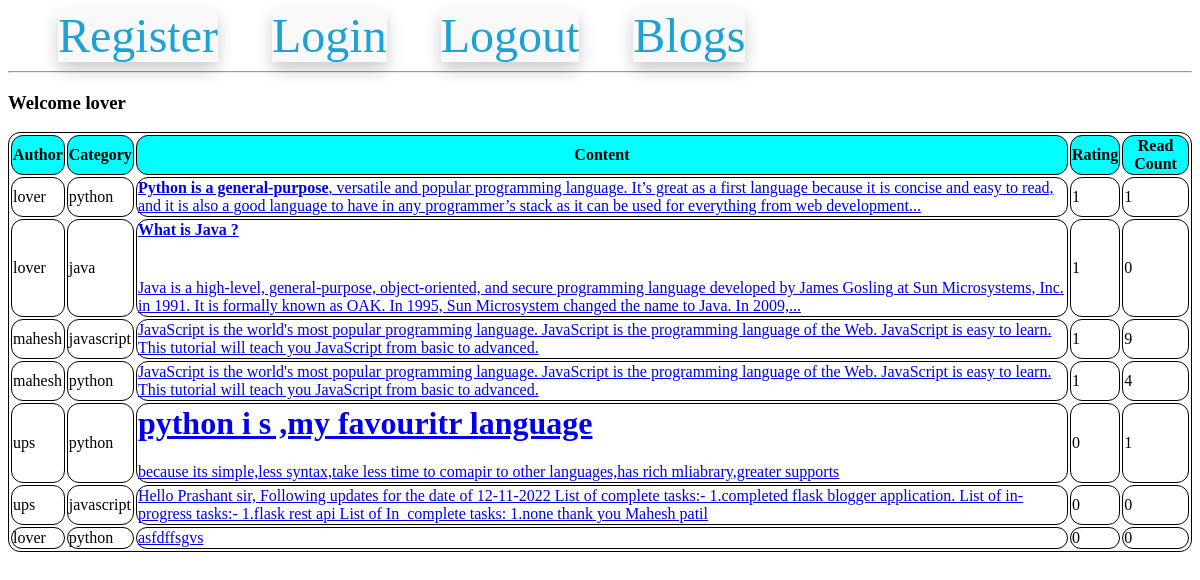
Page /listAllBlogs (signed in) on the committed database.
### models.py (models this page shows, shortened)
class UserModel(UserMixin,db.Model):
    __tablename__ = 'users'
    id = db.Column(db.Integer, primary_key=True)
    email = db.Column(db.String(100), unique=True)
    username = db.Column(db.String(100))
    password_hash = db.Column(db.String(250))

class BlogModel(db.Model):
    id = db.Column(db.Integer,primary_key=True)
    category_id = db.Column(db.Integer,db.ForeignKey('category_master.category_id'), nullable=False)
    blog_user_id = db.Column(db.Integer,db.ForeignKey('users.id'), nullable=True)
    blog_text = db.Column(db.Text, nullable=False)
    blog_creation_date = db.Column(db.DateTime)
    blog_read_count = db.Column(db.Integer, default=0)
    blog_rating_count = db.Column(db.Integer, default=0)

### routes.py (the view)
@app.route('/listAllBlogs')
def list_all_blogs():
    all_blogs = BlogModel.query.all()
    all_users = UserModel.query.all()
    print(all_blogs)
    return render_template('list_all_blogs.html',all_blogs=all_blogs, all_users=all_users, all_categories = global_all_category_name)

### models.py (called while the page is built)
@login.user_loader
def load_user(id):
    return UserModel.query.get(int(id))

### templates/list_all_blogs.html (shortened to what this page needs)
{% extends 'base.html'%}
    {% block content%}
        {% if current_user.username == Null %}
        <h3>Welcome Guest</h3>
        {% else %}
        <h3>Welcome {{current_user.username}}</h3>
        {% endif %}
        <table>
            <thead>
                <th>
                    Author
                </th>
                <th>
                    Category
                </th>
                <th>Content</th>
                <th>Rating</th>
                <th>Read Count</th>
            </thead>
            <tbody>
                {% for a_blog in all_blogs %}
                <tr>
                    <td>{{ all_users[a_blog.blog_user_id-1].username}}</td>
                    <td>{{ all_categories[a_blog.category_id] }}</td>
                    {% if current_user.is_authenticated %}
                    <td> <a href="/blogDetail/{{a_blog.id}}/{{all_users[a_blog.blog_user_id-1].username}}/{{ all_categories[a_blog.category_id] }}">{{ a_blog.blog_text|safe|truncate(275) }}</a></td>
                    {% else %}
                    <td><a href="/listAllBlogs">{{ a_blog.blog_text|safe|truncate(275) }}</a></td>
                    {% endif %}
                    <td>{{ a_blog.blog_rating_count }}</td>
                    <td>{{ a_blog.blog_read_count }}</td>
                </tr>
               {% endfor%}
            </tbody>
        </table>
    {% endblock %}

### templates/list_all_blogs.html (style rules this page uses)
th { background-color: aqua; }
table, td, th { border: 1px solid black; border-radius: 12px; }

### rows in the picture
UserModel: username "lover"
BlogModel: all_categories "python", blog_text "Python is a general-purpose , versatile and popular programming language. It’s great as a first language because it is concise and easy to read, and it is also a good language to have in any programmer’s stack as it can be used for everything from web development...", blog_rating_count "1", blog_read_count "1"
BlogModel: all_categories "java", blog_text "What is Java ? Java is a high-level, general-purpose, object-oriented, and secure programming language developed by James Gosling at Sun Microsystems, Inc. in 1991. It is formally known as OAK. In 1995, Sun Microsystem changed the name to Java. In 2009,...", blog_rating_count "1", blog_read_count "0"
BlogModel: all_categories "javascript", blog_text "JavaScript is the world's most popular programming language. JavaScript is the programming language of the Web. JavaScript is easy to learn. This tutorial will teach you JavaScript from basic to advanced.", blog_rating_count "1", blog_read_count "9"
UserModel: username "mahesh"
BlogModel: all_categories "python", blog_text "JavaScript is the world's most popular programming language. JavaScript is the programming language of the Web. JavaScript is easy to learn. This tutorial will teach you JavaScript from basic to advanced.", blog_rating_count "1", blog_read_count "4"
BlogModel: all_categories "python", blog_text "python i s ,my favouritr language because its simple,less syntax,take less time to comapir to other languages,has rich mliabrary,greater supports", blog_rating_count "0", blog_read_count "1"
UserModel: username "ups"
BlogModel: all_categories "javascript", blog_text "Hello Prashant sir, Following updates for the date of 12-11-2022 List of complete tasks:- 1.completed flask blogger application. List of in-progress tasks:- 1.flask rest api List of In_complete tasks: 1.none thank you Mahesh patil", blog_rating_count "0", blog_read_count "0"
BlogModel: all_categories "python", blog_text "asfdffsgvs", blog_rating_count "0", blog_read_count "0"
